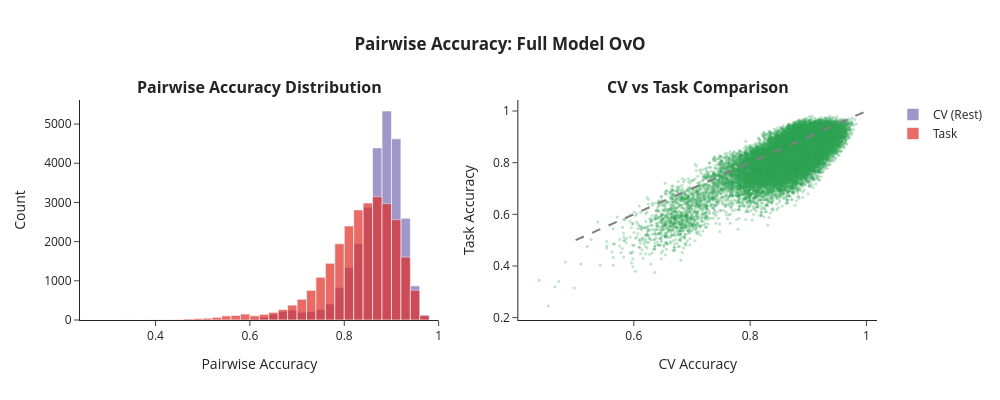

The code cell stored with this chart in its notebook:
### Code cell
# =============================================================================
# PAIRWISE ACCURACY DISTRIBUTION
# =============================================================================

upper_cv = pw_full_ovo_cv[np.triu_indices(N_REGIONS_FULL, k=1)]
upper_task = pw_full_ovo_task[np.triu_indices(N_REGIONS_FULL, k=1)]

fig = make_subplots(
    rows=1, cols=2,
    subplot_titles=['<b>Pairwise Accuracy Distribution</b>', '<b>CV vs Task Comparison</b>']
)

# Distribution
fig.add_trace(go.Histogram(x=upper_cv, name='CV (Rest)', opacity=0.7,
                           marker_color=COLORS['rest'], nbinsx=50), row=1, col=1)
fig.add_trace(go.Histogram(x=upper_task, name='Task', opacity=0.7,
                           marker_color=COLORS['task'], nbinsx=50), row=1, col=1)

# Scatter CV vs Task
fig.add_trace(go.Scatter(x=upper_cv, y=upper_task, mode='markers',
                         marker=dict(size=3, opacity=0.3, color=COLORS['ovo']),
                         name='Pairs', showlegend=False), row=1, col=2)
fig.add_trace(go.Scatter(x=[0.5, 1], y=[0.5, 1], mode='lines',
                         line=dict(dash='dash', color='gray'), showlegend=False), row=1, col=2)

fig.update_layout(
    title=dict(text='<b>Pairwise Accuracy: Full Model OvO</b>', x=0.5),
    barmode='overlay', template='simple_white', height=400, width=1000,
    xaxis_title='Pairwise Accuracy', yaxis_title='Count',
    xaxis2_title='CV Accuracy', yaxis2_title='Task Accuracy'
)
fig.show()

### Figure 1 — Plotly figure (JSON) as saved in the notebook; plotly's stock layout.template omitted (floating-point values rounded to 4 significant figures; data arrays with more than 128 entries replaced by an {"elided": "..."} marker saying what was removed)
{"data": [{"marker": {"color": "#756bb1"}, "name": "CV (Rest)", "nbinsx": 50, "opacity": 0.7, "type": "histogram", "x": {"elided": "26796 float values"}, "xaxis": "x", "yaxis": "y"}, {"marker": {"color": "#de2d26"}, "name": "Task", "nbinsx": 50, "opacity": 0.7, "type": "histogram", "x": {"elided": "26796 float values"}, "xaxis": "x", "yaxis": "y"}, {"marker": {"color": "#31a354", "opacity": 0.3, "size": 3}, "mode": "markers", "name": "Pairs", "showlegend": false, "type": "scatter", "x": {"elided": "26796 float values"}, "xaxis": "x2", "y": {"elided": "26796 float values"}, "yaxis": "y2"}, {"line": {"color": "gray", "dash": "dash"}, "mode": "lines", "showlegend": false, "type": "scatter", "x": [0.5, 1], "xaxis": "x2", "y": [0.5, 1], "yaxis": "y2"}], "layout": {"annotations": [{"font": {"size": 16}, "showarrow": false, "text": "<b>Pairwise Accuracy Distribution</b>", "x": 0.225, "xanchor": "center", "xref": "paper", "y": 1, "yanchor": "bottom", "yref": "paper"}, {"font": {"size": 16}, "showarrow": false, "text": "<b>CV vs Task Comparison</b>", "x": 0.775, "xanchor": "center", "xref": "paper", "y": 1, "yanchor": "bottom", "yref": "paper"}], "barmode": "overlay", "height": 400, "title": {"text": "<b>Pairwise Accuracy: Full Model OvO</b>", "x": 0.5}, "width": 1000, "xaxis": {"anchor": "y", "domain": [0, 0.45], "title": {"text": "Pairwise Accuracy"}}, "xaxis2": {"anchor": "y2", "domain": [0.55, 1], "title": {"text": "CV Accuracy"}}, "yaxis": {"anchor": "x", "domain": [0, 1], "title": {"text": "Count"}}, "yaxis2": {"anchor": "x2", "domain": [0, 1], "title": {"text": "Task Accuracy"}}}}
